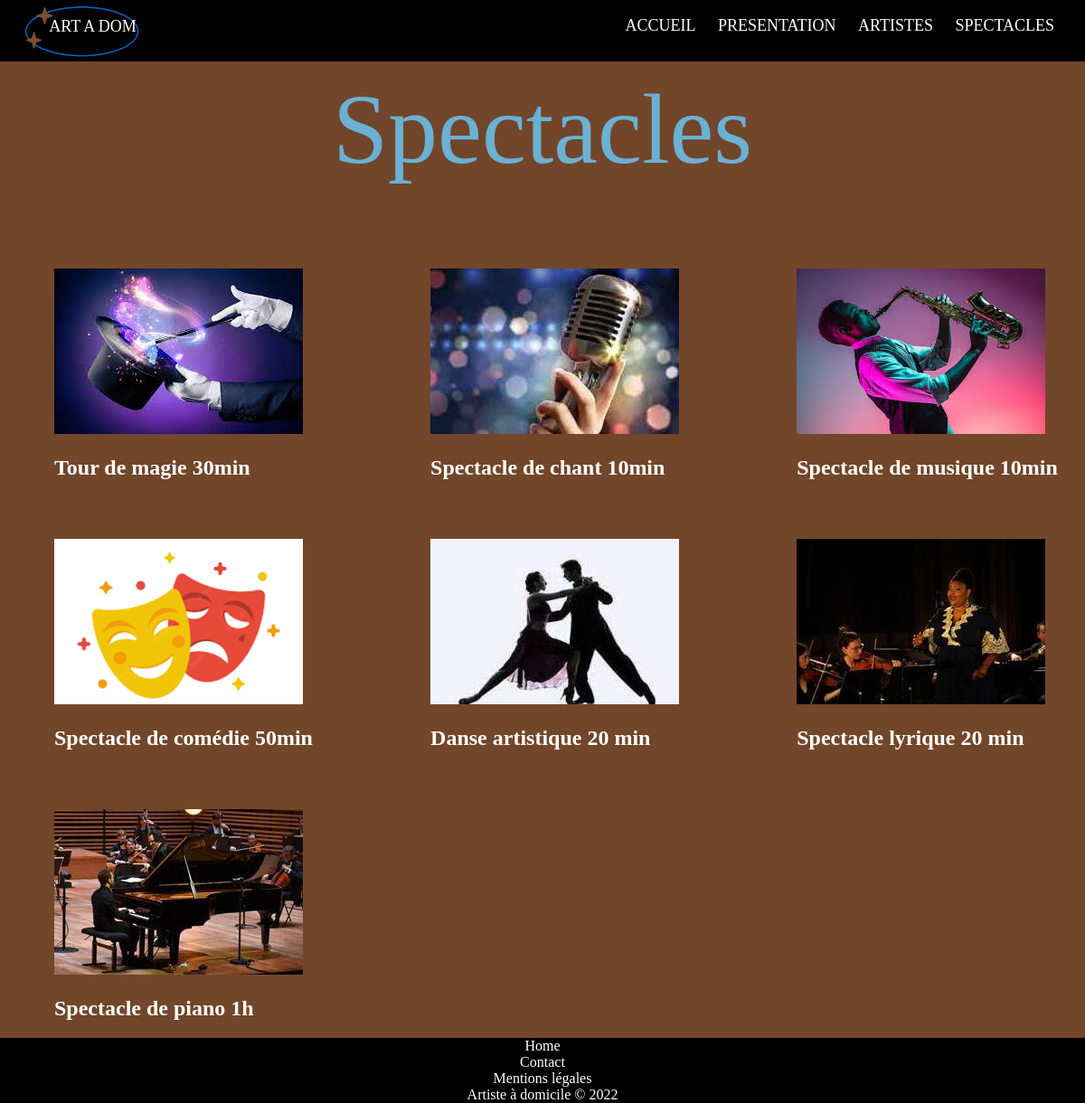
The page /AAD_v2/index.php?section=spectacle on the database its author committed.
### tables this page shows
CREATE TABLE `spectacle` (
  `idSp` int(11) NOT NULL,
  `TitreSp` varchar(30) NOT NULL,
  `DescSp` text NOT NULL,
  `TarifSp` int(20) NOT NULL,
  `TempsSp` varchar(20) NOT NULL,
  `ImgSp` varchar(50) NOT NULL,
  `idArt` int(11) NOT NULL,
  `idPublic` int(2) NOT NULL,
  `idCateg` int(20) NOT NULL
);

### AAD_v2/controleurs/spectacle.php (called while the page is built)
<?php
	include_once('modeles/m_spectacle.php');
	$spectacles = get_spectacle();
	include_once('vues/v_spectacle.php');

### AAD_v2/modeles/m_spectacle.php (called while the page is built, shortened)
<?php
function get_spectacle()
{
    global $bddaad;
    $req = $bddaad->prepare("SELECT idSp,TitreSp,TarifSp,TempsSp,ImgSp FROM spectacle");
	$req->execute();
    $spectacles = $req->fetchAll();
    return $spectacles;
}

### AAD_v2/vues/v_spectacle.php (the view, shortened to what this page needs)
<!DOCTYPE html>
<html lang="fr">
<head>
    <link rel="stylesheet" href="./vues/css/style.css">
</head>
<body>
    <div>
        <?php include("./vues/include/v_entete.php")?>
    </div>
    <div class="style-page">
        <div class="titrePort">Spectacles</div><br><br><br><br><br>
            <section class="portraits">
			<?php
					foreach($spectacles as $unSpectacle)
					{
						$idSp=$unSpectacle['idSp'];
						$TitreSp=$unSpectacle['TitreSp'];
						$TempsSp=$unSpectacle['TempsSp'];
                        $ImgSp="vues/images/".$unSpectacle['ImgSp']."";
						echo "<A href='index.php?section=detailspectacle&choixId=$idSp'><img src='$ImgSp'><br><h1>$TitreSp $TempsSp</h1></a>";
					}
			?>
            </section>
    </div>
<?php include("./vues/include/v_footer.php")?>
</body>
</html>

### AAD_v2/vues/css/style.css (style rules this page uses)
html, body { height: 100%; margin: 0px; }
a:link { color:white;text-decoration:none; }
.style-page { background-color: #72462a; min-height: 100%; }
.titrePort { text-align: center; padding-top: 1%; font-family: janger; font-size: 110px; color: #6ab1d4; }
.portraits { display: grid; grid-template-columns: auto auto auto; grid-template-rows: auto auto; grid-column-gap: 100px; padding-left: 5%; row-gap: 45px; position: relative; }

### rows shown on the page
spectacle: ImgSp (picture), TitreSp "Tour de magie", TempsSp "30min"
spectacle: ImgSp (picture), TitreSp "Spectacle de chant", TempsSp "10min"
spectacle: ImgSp (picture), TitreSp "Spectacle de musique", TempsSp "10min"
spectacle: ImgSp (picture), TitreSp "Spectacle de comédie", TempsSp "50min"
spectacle: ImgSp (picture), TitreSp "Danse artistique", TempsSp "20 min"
spectacle: ImgSp (picture), TitreSp "Spectacle lyrique", TempsSp "20 min"
spectacle: ImgSp (picture), TitreSp "Spectacle de piano", TempsSp "1h"
